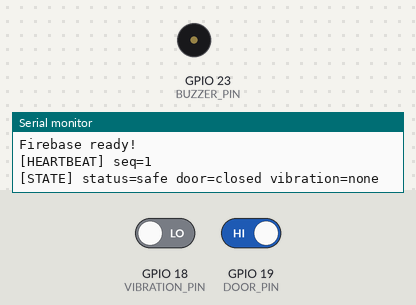
The sketch below on a simulated ESP32. On the bench: buzzer (waves = sounding, pin HIGH), the last lines printed to the serial monitor. Inputs (shaded band) come from the test bench; at power-on: GPIO 18 (VIBRATION_PIN) LOW, GPIO 19 (DOOR_PIN) HIGH. WiFi joins after 1.5 s; servers stay silent unless stated.

Above: at 2.7 s.
2.8 s: GPIO 18 (VIBRATION_PIN) driven HIGH
At 4.6 s:
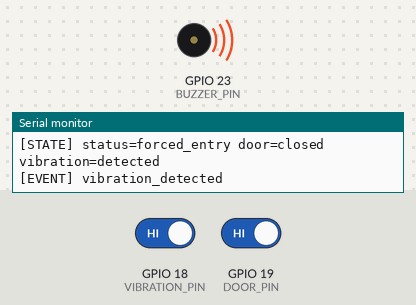
8.2 s: GPIO 18 (VIBRATION_PIN) driven LOW
At 11.1 s:
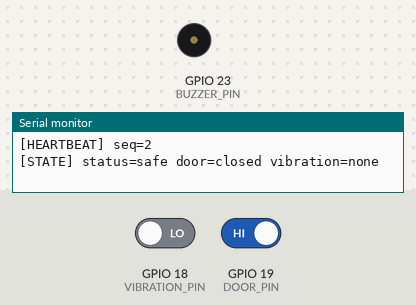
Timing chart, 0 to 12.6 s (numbered marks = the images above; inputs shaded):
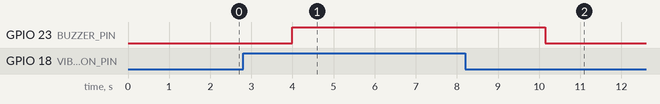

Measured:
- after the input at 2.8 s, GPIO 23 (BUZZER_PIN): LOW → HIGH after 1.2 s
- after the input at 8.2 s, GPIO 23 (BUZZER_PIN): HIGH → LOW after 2.0 s

The sketch:

hackarenafinal.ino
```cpp
#include <WiFi.h>
#include <Firebase_ESP_Client.h>

#include "addons/TokenHelper.h"
#include "addons/RTDBHelper.h"

// ===== WiFi =====
#define WIFI_SSID "AK"
#define WIFI_PASSWORD "00000000"

// ===== Firebase =====
#define API_KEY "AIzaSyCgV9o_0f8dQnpQcErHCUbxNLi8tNech6o"
#define DATABASE_URL "https://locker-c5949-default-rtdb.firebaseio.com/"

// ===== Pins =====
#define VIBRATION_PIN 18
#define DOOR_PIN 19
#define BUZZER_PIN 23   // NEW BUZZER PIN

// ===== Timings =====
const unsigned long SENSOR_INTERVAL_MS = 2000;
const unsigned long HEARTBEAT_INTERVAL_MS = 10000;

FirebaseData fbdo;
FirebaseAuth firebaseAuth;
FirebaseConfig firebaseConfig;

unsigned long lastSensorMs = 0;
unsigned long lastHeartbeatMs = 0;
uint32_t heartbeatSeq = 0;

bool prevVibrationDetected = false;
bool prevDoorOpen = false;
bool firebaseReady = false;
bool signupOK = false;

bool updateLockerNode(FirebaseJson &json)
{
  if (!Firebase.RTDB.updateNode(&fbdo, "lockers/locker_01", &json))
  {
    Serial.print("[ERROR] updateNode: ");
    Serial.println(fbdo.errorReason());
    return false;
  }
  return true;
}

void pushEvent(const String &type)
{
  FirebaseJson eventJson;
  eventJson.set("type", type);
  eventJson.set("timestamp/.sv", "timestamp");

  if (!Firebase.RTDB.pushJSON(&fbdo, "events", &eventJson))
  {
    Serial.print("[ERROR] pushEvent: ");
    Serial.println(fbdo.errorReason());
  }
  else
  {
    Serial.print("[EVENT] ");
    Serial.println(type);
  }
}

void sendHeartbeat()
{
  heartbeatSeq++;

  FirebaseJson hbJson;
  hbJson.set("last_seen/.sv", "timestamp");
  hbJson.set("heartbeat_seq", (int)heartbeatSeq);

  if (updateLockerNode(hbJson))
  {
    Serial.print("[HEARTBEAT] seq=");
    Serial.println(heartbeatSeq);
  }
}

void sendSensorState()
{
  int vibrationRaw = digitalRead(VIBRATION_PIN);
  int doorRaw = digitalRead(DOOR_PIN);

  bool vibrationDetected = (vibrationRaw == HIGH);
  bool doorOpen = (doorRaw == LOW);

  String vibration = vibrationDetected ? "detected" : "none";
  String door = doorOpen ? "open" : "closed";

  String status = "safe";

  if (vibrationDetected)
  {
    status = "forced_entry";
    digitalWrite(BUZZER_PIN, HIGH);   // 🔊 BUZZER ON
  }
  else
  {
    digitalWrite(BUZZER_PIN, LOW);    // 🔇 BUZZER OFF
  }

  if (doorOpen)
  {
    status = "open_timeout";
  }

  FirebaseJson stateJson;
  stateJson.set("vibration", vibration);
  stateJson.set("door", door);
  stateJson.set("status", status);
  stateJson.set("last_updated/.sv", "timestamp");

  if (updateLockerNode(stateJson))
  {
    Serial.print("[STATE] status=");
    Serial.print(status);
    Serial.print(" door=");
    Serial.print(door);
    Serial.print(" vibration=");
    Serial.println(vibration);
  }

  if (vibrationDetected && !prevVibrationDetected)
  {
    pushEvent("vibration_detected");
  }
  if (doorOpen && !prevDoorOpen)
  {
    pushEvent("door_opened");
  }
  if (!doorOpen && prevDoorOpen)
  {
    pushEvent("door_closed");
  }

  prevVibrationDetected = vibrationDetected;
  prevDoorOpen = doorOpen;
}

void setup()
{
  Serial.begin(115200);

  pinMode(VIBRATION_PIN, INPUT);
  pinMode(DOOR_PIN, INPUT_PULLUP);

  pinMode(BUZZER_PIN, OUTPUT);     // BUZZER SETUP
  digitalWrite(BUZZER_PIN, LOW);   // BUZZER OFF

  WiFi.begin(WIFI_SSID, WIFI_PASSWORD);
  Serial.print("Connecting to WiFi");

  while (WiFi.status() != WL_CONNECTED)
  {
    Serial.print(".");
    delay(300);
  }

  Serial.println("\nWiFi Connected");
  Serial.print("IP: ");
  Serial.println(WiFi.localIP());

  firebaseConfig.api_key = API_KEY;
  firebaseConfig.database_url = DATABASE_URL;

  if (Firebase.signUp(&firebaseConfig, &firebaseAuth, "", ""))
  {
    Serial.println("Firebase anonymous signup OK");
    signupOK = true;
  }
  else
  {
    Serial.print("Signup failed: ");
    Serial.println(firebaseConfig.signer.signupError.message.c_str());
  }

  firebaseConfig.token_status_callback = tokenStatusCallback;

  Firebase.begin(&firebaseConfig, &firebaseAuth);
  Firebase.reconnectWiFi(true);
}

void loop()
{
  if (!Firebase.ready() || !signupOK)
  {
    delay(100);
    return;
  }

  if (!firebaseReady)
  {
    firebaseReady = true;
    Serial.println("Firebase ready!");
    sendHeartbeat();
  }

  unsigned long nowMs = millis();

  if (nowMs - lastHeartbeatMs >= HEARTBEAT_INTERVAL_MS)
  {
    lastHeartbeatMs = nowMs;
    sendHeartbeat();
  }

  if (nowMs - lastSensorMs >= SENSOR_INTERVAL_MS)
  {
    lastSensorMs = nowMs;
    sendSensorState();
  }
}
```
